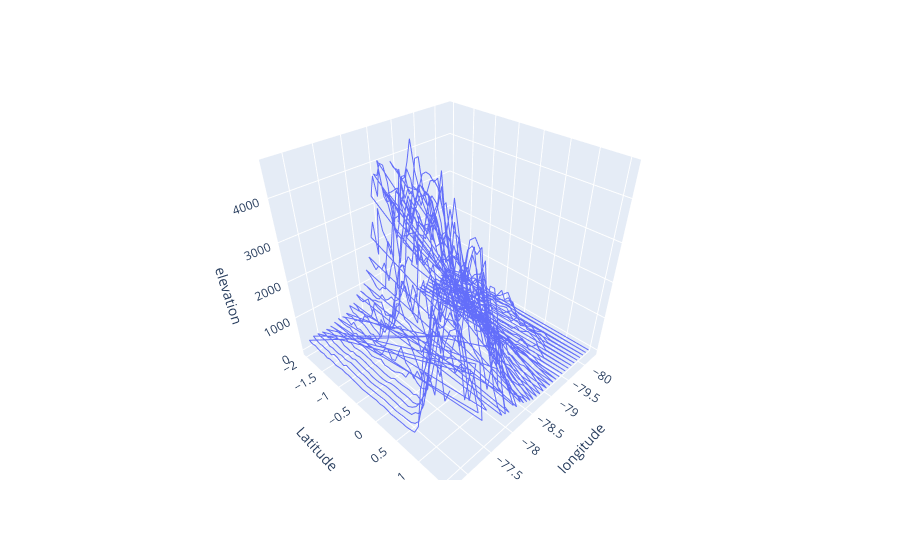

Notebook code for this chart:
### Code cell
fig = px.line_3d(df, x="longitude", y="Latitude", z="elevation")
fig.show()

### Figure 1 — Plotly figure (JSON) as saved in the notebook; plotly's stock layout.template omitted (floating-point values rounded to 4 significant figures; data arrays with more than 128 entries replaced by an {"elided": "..."} marker saying what was removed)
{"data": [{"hovertemplate": "longitude=%{x}<br>Latitude=%{y}<br>elevation=%{z}<extra></extra>", "legendgroup": "", "line": {"color": "#636efa", "dash": "solid"}, "marker": {"symbol": "circle"}, "mode": "lines", "name": "", "scene": "scene", "showlegend": false, "type": "scatter3d", "x": {"elided": "1600 float values"}, "y": {"elided": "1600 float values"}, "z": {"elided": "1600 float values"}}], "layout": {"legend": {"tracegroupgap": 0}, "margin": {"t": 60}, "scene": {"domain": {"x": [0, 1], "y": [0, 1]}, "xaxis": {"title": {"text": "longitude"}}, "yaxis": {"title": {"text": "Latitude"}}, "zaxis": {"title": {"text": "elevation"}}}}}
